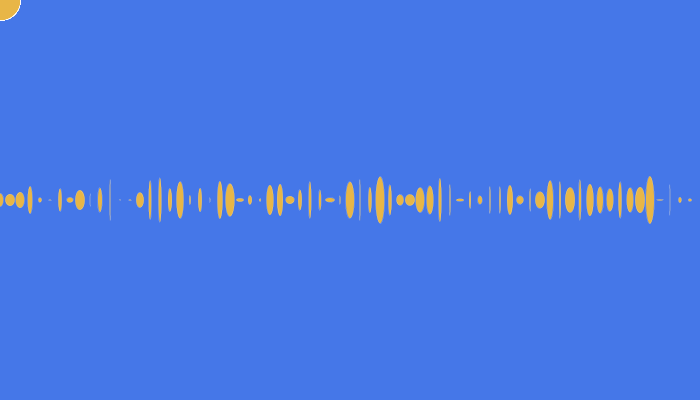
Frame 1 (no input)
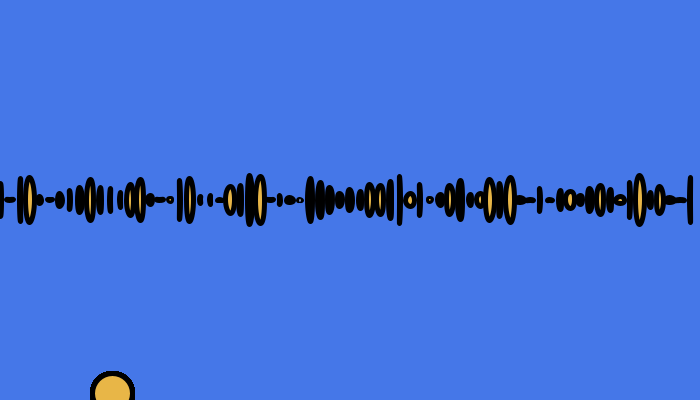
Frame 60 (the mouse pressed at the canvas centre just before this capture)
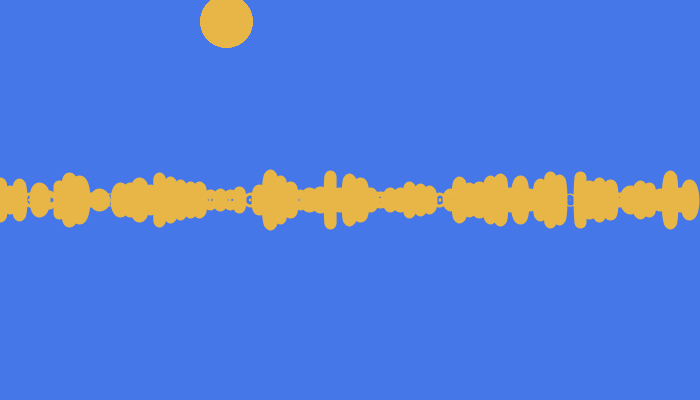
Frame 120 (the mouse held since frame 60 and released just before this capture)

The Processing sketch that drew these frames (run headless with seeded random() and noise(); from frame 60 on, the mouse is pressed at the canvas centre):

// Processing sketch: S05E01_Vicente
// ── S05E01_Vicente.pde
//UDD-Expresión Digital II
//S05E01_Vicente
//Integrar un for dentro del codigo de un elemento que rebote en los bordes del canvas


  int color_b; 
  int color_n;
  int color_a;
  int color_y; //variables colores
  float circulo_x;
  float circulo_y;
  float movimiento_x;
  float movimiento_y;


void setup() {
  
  size(700, 400); //tamaño canvas
  stroke(255); 
  strokeWeight(0); //color pelota inicial
  
  color_n = color(0); //negro
  color_b = color(255); //blanco
  color_a = color(69, 119, 232); //azul
  color_y = color(232, 182, 71); //amarillo
  circulo_x = 0; //posicion inicial 
  circulo_y = 0; //posicion inicial
  movimiento_x = 1.9; //cuanto se mueve el elemento
  movimiento_y = 7; //cuanto se mueve el elemento
  frameRate(20);
}

void draw() {
  background(color_a); //color de fondo azul
  for(int i = 0; i < width; i +=10){  //cada vez que la pelota toca los bordes cambia los colores de la onda
        fill(color_y);
         ellipse( i, height/2, random(10), random(50));
         ellipse(circulo_x, circulo_y, 40, 40);
       }
 
  circulo_x = circulo_x + movimiento_x; //movimiento horizontal del elemento (1.9px/frame)
  circulo_y = circulo_y + movimiento_y; //movimiento vertical del elemento (7px/frame)

  if (circulo_x > width) { //si el movimiento horizontal es mayor al ancho del canvas
    circulo_x = width;     // realiza el movimiento en sentido contrario
    movimiento_x = - movimiento_x;
    println("muy a la derecha"); //se despliega info en la pantalla de que el elemento se encuentra muy a la derecha del canvas
    fill(color_b);
    strokeWeight(19);
    stroke(color_y);
    
  }
  if (circulo_y > height) { //si el movimiento vertical es mayor al ancho del canvas
    circulo_y = height;     // realiza el movimiento en sentido contrario
    movimiento_y = -movimiento_y;
    println("muy abajo"); //se despliega info en la pantalla de que el elemento se encuentra muy abajo del canvas
    fill(color_y);
    strokeWeight(5);
    stroke(color_n);
    
  }
  if (circulo_x < 0) { //si el movimiento vertical es  menor a 0 horizontalmente
    circulo_x = 0;     // realiza el movimiento en sentido contrario
    movimiento_x = -movimiento_x;
    println("muy a la izquierda"); //se despliega info en la pantalla de que el elemento se encuentra muy a la izquierda del canvas
    fill(color_y);
    strokeWeight(8);
    stroke(color_n);
    
  }
  if (circulo_y < 0) {
     //si el movimiento vertical es  menor a 0 veticalmente
    circulo_y = 0;      // realiza el movimiento en sentido contrario
    movimiento_y = - movimiento_y;
    println("muy arriba");  //se despliega info en la pantalla de que el elemento se encuentra muy arriba del canvas
    fill(color_b);
    strokeWeight(12);
    stroke(color_y);
    
  }
}
